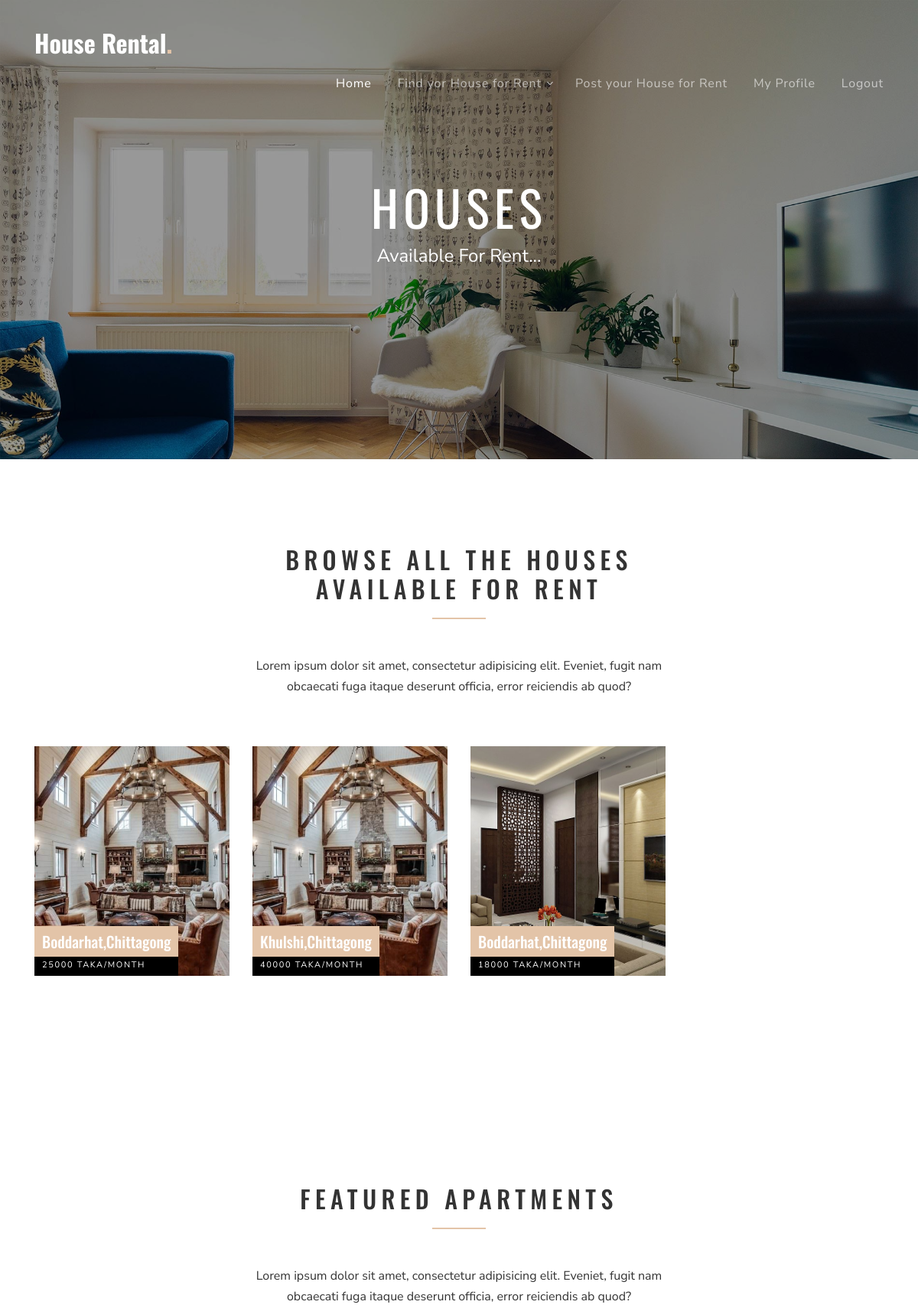
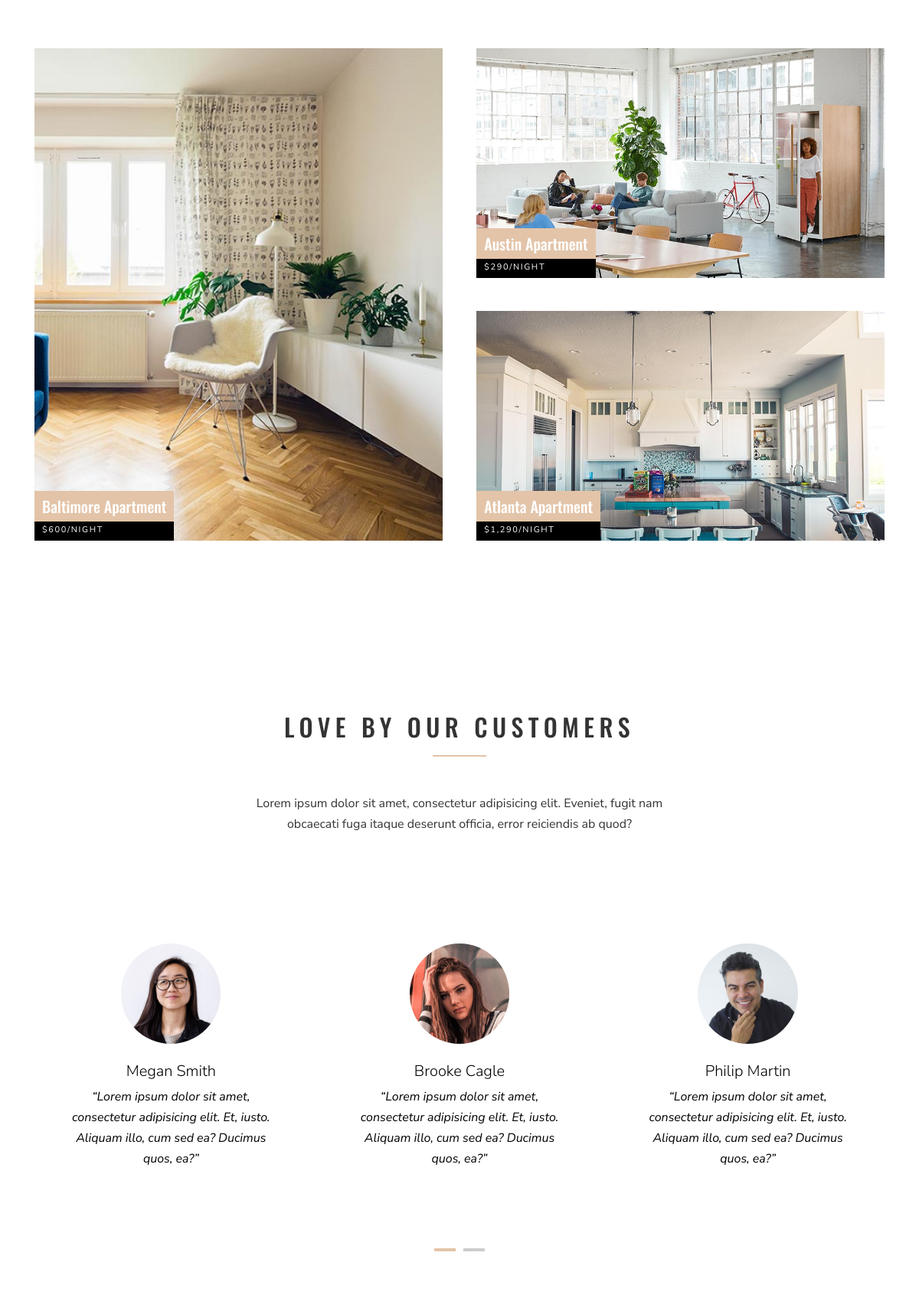
/my_houses.php (signed in, upper part), run on the app's committed database (2 pictures, top to bottom).
### tables this page shows
CREATE TABLE `house_for_rent` (
  `house_id` int(255) NOT NULL,
  `owner_id` int(255) NOT NULL,
  `size` int(255) NOT NULL,
  `bedrooms` int(255) NOT NULL,
  `livingrooms` varchar(255) NOT NULL,
  `dining` varchar(255) NOT NULL,
  `servant_room` varchar(255) NOT NULL,
  `kitchen` int(255) NOT NULL,
  `parking` varchar(255) NOT NULL,
  `attach_bath` varchar(255) NOT NULL,
  `common_bath` int(255) NOT NULL,
  `balcony` int(255) NOT NULL,
  `floor_type` varchar(255) NOT NULL,
  `Level` varchar(255) NOT NULL,
  `direction` varchar(10) NOT NULL,
  `rent` int(255) NOT NULL,
  `service_charge` int(255) NOT NULL,
  `advance` int(255) NOT NULL,
  `description` varchar(10000) NOT NULL,
  `city` varchar(100) NOT NULL,
  `area` varchar(100) NOT NULL,
  `address` varchar(2555) NOT NULL,
  `renting_status` varchar(10) NOT NULL,
  `img1` varchar(255) NOT NULL,
  `img2` varchar(255) NOT NULL,
  `img3` varchar(255) NOT NULL,
  `img4` varchar(255) NOT NULL,
  `img5` varchar(255) NOT NULL
);

### my_houses.php (the view, shortened to what this page needs)
<?php
include './includes/header.php';
if($_SESSION['user']){
$id = $_SESSION['user_id'];
$sql = "SELECT house_id, img1, rent, city, Area FROM house_for_rent WHERE owner_id='$id'";
$query = mysqli_query($db, $sql);
$result = mysqli_fetch_all($query, MYSQLI_ASSOC);
?>
    <div class="site-blocks-cover inner-page-cover overlay" style="background-image: url('images/hero_bg_1.jpg');"
    data-aos="fade" data-stellar-background-ratio="0.5" data-aos="fade">
    <div class="container">
      <div class="row align-items-center justify-content-center">
        <div class="col-md-7 text-center" data-aos="fade-up" data-aos-delay="400">
        <h1 class="text-white">Houses</h1>
          <p>Available For Rent...</p>
        </div>
      </div>
    </div>
  </div>
    <div class="site-section">
      <div class="container">
        <div class="row">
          <div class="site-section-heading text-center mb-5 w-border col-md-6 mx-auto">
            <h2 class="mb-5">Browse all the Houses available for Rent</h2>
            <p>Lorem ipsum dolor sit amet, consectetur adipisicing elit. Eveniet, fugit nam obcaecati fuga itaque deserunt
              officia, error reiciendis ab quod?</p>
          </div>
        </div>
        <div class="row">
          <?php
          if($result){
          foreach($result as $data ){?>
          <div class="col-md-6 col-lg-3 mb-5" data-aos="fade-up" data-aos-delay="100">
            <a href="myhouses_detail.php?house_id=<?php echo $data['house_id']?>" class="unit-9">
              <div class="image" style="background-image: url('<?php echo "post_house_for_rent/".$data['img1']?>');"></div>
              <div class="unit-9-content">
                <h2><?php echo $data['Area'].",".$data['city'];?></h2>
                <span><?php echo $data['rent']." Taka/Month";?></span>
              </div>
            </a>
          </div>
          <?php
          }
        }
        ?>
        </div>
      </div>
    </div>
    <div class="site-section">
      <div class="container">
        <div class="row">
          <div class="site-section-heading text-center mb-5 w-border col-md-6 mx-auto" data-aos="fade-up">
            <h2 class="mb-5">Featured Apartments</h2>
            <p>Lorem ipsum dolor sit amet, consectetur adipisicing elit. Eveniet, fugit nam obcaecati fuga itaque deserunt officia, error reiciendis ab quod?</p>
          </div>
        </div>
        <div class="site-block-retro d-block d-md-flex">
          <a href="#" class="col1 unit-9 no-height" data-aos="fade-up" data-aos-delay="100">
            <div class="image" style="background-image: url('images/img_2.jpg');"></div>
            <div class="unit-9-content">
              <h2>Baltimore Apartment</h2>
              <span>$600/night</span>
            </div>
          </a>
          <div class="col2 ml-auto">
            <a href="#" class="col2-row1 unit-9 no-height" data-aos="fade-up" data-aos-delay="200">
              <div class="image" style="background-image: url('images/img_3.jpg');"></div>
              <div class="unit-9-content">
                <h2>Austin Apartment</h2>
                <span>$290/night</span>
              </div>
            </a>
            <a href="#" class="col2-row2 unit-9 no-height" data-aos="fade-up" data-aos-delay="300">
              <div class="image" style="background-image: url('images/img_1.jpg');"></div>
              <div class="unit-9-content">
                <h2>Atlanta Apartment</h2>
                <span>$1,290/night</span>
              </div>
            </a>
          </div>
        </div>
      </div>
    </div>
    <div class="site-section block-13">
      <div class="container" data-aos="fade-up">
        <div class="row">
          <div class="site-section-heading text-center mb-5 w-border col-md-6 mx-auto">
            <h2 class="mb-5">Love By Our Customers</h2>
            <p>Lorem ipsum dolor sit amet, consectetur adipisicing elit. Eveniet, fugit nam obcaecati fuga itaque deserunt officia, error reiciendis ab quod?</p>
          </div>
        </div>
        <div class="nonloop-block-13 owl-carousel">
          <div class="text-center p-3 p-md-5 bg-white">
            <div class="mb-4">
              <img src="images/person_1.jpg" alt="Image" class="w-50 mx-auto img-fluid rounded-circle">
            </div>
            <div class="text-black">
              <h3 class="font-weight-light h5">Megan Smith</h3>
              <p class="font-italic">&ldquo;Lorem ipsum dolor sit amet, consectetur adipisicing elit. Et, iusto. Aliquam illo, cum sed ea? Ducimus quos, ea?&rdquo;</p>
            </div>
          </div>
          <div class="text-center p-3 p-md-5 bg-white">
            <div class="mb-4">
              <img src="images/person_2.jpg" alt="Image" class="w-50 mx-auto img-fluid rounded-circle">
            </div>
            <div class="text-black">
              <h3 class="font-weight-light h5">Brooke Cagle</h3>
              <p class="font-italic">&ldquo;Lorem ipsum dolor sit amet, consectetur adipisicing elit. Et, iusto. Aliquam illo, cum sed ea? Ducimus quos, ea?&rdquo;</p>
            </div>
          </div>
          <div class="text-center p-3 p-md-5 bg-white">
            <div class="mb-4">
              <img src="images/person_3.jpg" alt="Image" class="w-50 mx-auto img-fluid rounded-circle">
            </div>
            <div class="text-black">
              <h3 class="font-weight-light h5">Philip Martin</h3>
              <p class="font-italic">&ldquo;Lorem ipsum dolor sit amet, consectetur adipisicing elit. Et, iusto. Aliquam illo, cum sed ea? Ducimus quos, ea?&rdquo;</p>
            </div>
          </div>
        </div>
      </div>
    </div>
<?php
include './includes/footer.php';
      }
      else{
        header('location: ./');
      }
?>

### css/style.css (style rules this page uses)
body { line-height: 1.7; font-weight: 400; font-size: 1rem; color: #333; font-family: "Nunito Sans", -apple-system, BlinkMacSystemFont, "Segoe UI", Roboto, "Helvetica Neue", Arial, sans-serif, "Apple Color Emoji", "Segoe UI Emoji", "Segoe UI Symbol", "Noto Color Emoji"; }
h1, h2, h3, h4, h5, h6 { font-family: 'Oswald', sans-serif; }
a { -webkit-transition: .3s all ease; -o-transition: .3s all ease; transition: .3s all ease; }
.text-black { color: #000 !important; }
.site-section { padding: 3em 0; }
@media (min-width: 768px) { .site-section { padding: 7em 0; } }
.site-blocks-cover { background-size: cover; background-repeat: no-repeat; background-position: top; }
.site-blocks-cover.overlay { position: relative; }
.site-blocks-cover.overlay:before { position: absolute; content: ""; left: 0; bottom: 0; right: 0; top: 0; background: rgba(0, 0, 0, 0.4); }
.site-blocks-cover, .site-blocks-cover .row { min-height: 600px; height: calc(100vh); }
.site-blocks-cover.inner-page-cover, .site-blocks-cover.inner-page-cover .row { min-height: 600px; height: calc(30vh); }
.site-blocks-cover h1 { font-weight: 900; color: #fff; font-size: 4rem; font-weight: normal; letter-spacing: .1em; text-transform: uppercase; }
.site-blocks-cover p { color: #fff; font-size: 1.5rem; line-height: 1.5; }
.block-13, .slide-one-item { position: relative; z-index: 1; }
.padded-multi-line-primary, .unit-9 h2 { display: inline; background: #e3c4a8; -webkit-box-shadow: 10px 0 0 #e3c4a8, 0px 0 0 #e3c4a8; box-shadow: 10px 0 0 #e3c4a8, 0px 0 0 #e3c4a8; }
.padded-multi-line-black, .unit-9 span { display: inline; background: #000; -webkit-box-shadow: 10px 0 0 #000, 0px 0 0 #000; box-shadow: 10px 0 0 #000, 0px 0 0 #000; }
.unit-9 { background-size: cover; background-position: center center; background-repeat: none; height: 300px; position: relative; display: block; overflow: hidden; }
.unit-9 .image { background-size: cover; background-position: center center; -webkit-transition: .3s all ease-in-out; -o-transition: .3s all ease-in-out; transition: .3s all ease-in-out; height: 300px; -webkit-transition: .3s all ease; -o-transition: .3s all ease; transition: .3s all ease; -webkit-transform: scale(1.05); -ms-transform: scale(1.05); transform: scale(1.05); }
.unit-9.no-height { height: auto; }
.unit-9.no-height .image { height: auto; position: absolute; top: 0; left: 0; right: 0; bottom: 0; }
.unit-9 .unit-9-content { -webkit-transition: .3s all ease-in-out; -o-transition: .3s all ease-in-out; transition: .3s all ease-in-out; position: absolute; bottom: 0; }
.unit-9 h2 { padding-left: 10px; padding-top: 5px; padding-bottom: 5px; color: #fff; font-size: 20px; margin-bottom: 0; }
.unit-9 span { background: #000; display: block; color: #fff; padding-left: 10px; padding-top: 4px; padding-bottom: 4px; font-size: 11px; letter-spacing: .15em; text-transform: uppercase; }
.site-section-heading h2 { font-size: 2rem; letter-spacing: .2em; text-transform: uppercase; }
.site-section-heading.w-border h2 { position: relative; padding-bottom: 20px; display: inline-block; }
.site-section-heading.w-border h2:after { position: absolute; content: ""; width: 70px; left: 0; bottom: 0; height: 2px; background: #e3c4a8; }
.site-section-heading.w-border.text-center h2:after { left: 50%; -webkit-transform: translateX(-50%); -ms-transform: translateX(-50%); transform: translateX(-50%); }
.backgroundimg, .site-block-retro .col1, .site-block-retro .col2 > a { background-size: cover; background-position: center center; background-repeat: no-repeat; position: relative; }
.site-block-retro .col1, .site-block-retro .col2 { width: 48%; }
.site-block-retro .col2 > a { display: block; height: 300px; }
.site-block-retro .col2 > a:first-child { margin-bottom: 8%; }

### data on the page
house_for_rent: img1 (picture), area "Boddarhat", city "Chittagong", rent "25000"
house_for_rent: img1 (picture), area "Khulshi", city "Chittagong", rent "40000"
house_for_rent: img1 (picture), area "Boddarhat", city "Chittagong", rent "18000"
